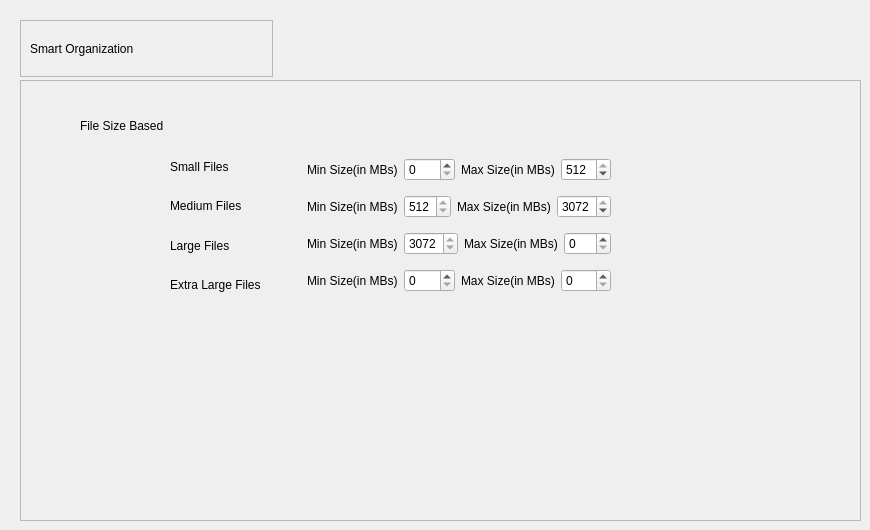
              <widget class="QWidget" name="tab_3">
               <attribute name="icon">
                <iconset resource="sidebarresource.qrc">
                 <normaloff>:/newPrefix/icons/smtorg.png</normaloff>:/newPrefix/icons/smtorg.png</iconset>
               </attribute>
               <attribute name="title">
                <string>Smart Organization</string>
               </attribute>
               <widget class="QFrame" name="frame_23">
                <property name="geometry">
                 <rect>
                  <x>20</x>
                  <y>20</y>
                  <width>253</width>
                  <height>57</height>
                 </rect>
                </property>
                <property name="frameShape">
                 <enum>QFrame::StyledPanel</enum>
                </property>
                <property name="frameShadow">
                 <enum>QFrame::Raised</enum>
                </property>
                <layout class="QGridLayout" name="gridLayout_30">
                 <item row="0" column="0">
                  <widget class="QLabel" name="label_43">
                   <property name="styleSheet">
                    <string notr="true">font: 16pt &quot;MS Shell Dlg 2&quot;;</string>
                   </property>
                   <property name="text">
                    <string>Smart Organization</string>
                   </property>
                  </widget>
                 </item>
                </layout>
               </widget>
               <widget class="QFrame" name="frame_24">
                <property name="geometry">
                 <rect>
                  <x>20</x>
                  <y>80</y>
                  <width>841</width>
                  <height>441</height>
                 </rect>
                </property>
                <property name="frameShape">
                 <enum>QFrame::StyledPanel</enum>
                </property>
                <property name="frameShadow">
                 <enum>QFrame::Raised</enum>
                </property>
                <widget class="QLabel" name="label_44">
                 <property name="geometry">
                  <rect>
                   <x>60</x>
                   <y>30</y>
                   <width>111</width>
                   <height>31</height>
                  </rect>
                 </property>
                 <property name="styleSheet">
                  <string notr="true">font: 10pt &quot;MS Shell Dlg 2&quot;;</string>
                 </property>
                 <property name="text">
                  <string>File Size Based</string>
                 </property>
                </widget>
                <widget class="QWidget" name="layoutWidget">
                 <property name="geometry">
                  <rect>
                   <x>150</x>
                   <y>70</y>
                   <width>441</width>
                   <height>151</height>
                  </rect>
                 </property>
                 <layout class="QHBoxLayout" name="horizontalLayout_37">
                  <item>
                   <layout class="QVBoxLayout" name="verticalLayout_34">
                    <item>
                     <widget class="QLabel" name="label_45">
                      <property name="styleSheet">
                       <string notr="true">font: 75 9pt &quot;MS Shell Dlg 2&quot;;</string>
                      </property>
                      <property name="text">
                       <string>Small Files</string>
                      </property>
                     </widget>
                    </item>
                    <item>
                     <widget class="QLabel" name="label_46">
                      <property name="styleSheet">
                       <string notr="true">font: 75 9pt &quot;MS Shell Dlg 2&quot;;</string>
                      </property>
                      <property name="text">
                       <string>Medium Files</string>
                      </property>
                     </widget>
                    </item>
                    <item>
                     <widget class="QLabel" name="label_47">
                      <property name="styleSheet">
                       <string notr="true">font: 75 9pt &quot;MS Shell Dlg 2&quot;;</string>
                      </property>
                      <property name="text">
                       <string>Large Files</string>
                      </property>
                     </widget>
                    </item>
                    <item>
                     <widget class="QLabel" name="label_48">
                      <property name="styleSheet">
                       <string notr="true">font: 75 9pt &quot;MS Shell Dlg 2&quot;;</string>
                      </property>
                      <property name="text">
                       <string>Extra Large Files</string>
                      </property>
                     </widget>
                    </item>
                   </layout>
                  </item>
                  <item>
                   <layout class="QVBoxLayout" name="verticalLayout_35">
                    <item>
                     <layout class="QHBoxLayout" name="horizontalLayout_33">
                      <item>
                       <widget class="QLabel" name="label_49">
                        <property name="text">
                         <string>Min Size(in MBs)</string>
                        </property>
                       </widget>
                      </item>
                      <item>
                       <widget class="QSpinBox" name="spinBox"/>
                      </item>
                      <item>
                       <widget class="QLabel" name="label_50">
                        <property name="text">
                         <string>Max Size(in MBs)</string>
                        </property>
                       </widget>
                      </item>
                      <item>
                       <widget class="QSpinBox" name="spinBox_2">
                        <property name="maximum">
                         <number>512</number>
                        </property>
                        <property name="value">
                         <number>512</number>
                        </property>
                        <property name="displayIntegerBase">
                         <number>10</number>
                        </property>
                       </widget>
                      </item>
                     </layout>
                    </item>
                    <item>
                     <layout class="QHBoxLayout" name="horizontalLayout_34">
                      <item>
                       <widget class="QLabel" name="label_51">
                        <property name="text">
                         <string>Min Size(in MBs)</string>
                        </property>
                       </widget>
                      </item>
                      <item>
                       <widget class="QSpinBox" name="spinBox_3">
                        <property name="minimum">
                         <number>512</number>
                        </property>
                       </widget>
                      </item>
                      <item>
                       <widget class="QLabel" name="label_52">
                        <property name="text">
                         <string>Max Size(in MBs)</string>
                        </property>
                       </widget>
                      </item>
                      <item>
                       <widget class="QSpinBox" name="spinBox_4">
                        <property name="maximum">
                         <number>3072</number>
                        </property>
                        <property name="value">
                         <number>3072</number>
                        </property>
                       </widget>
                      </item>
                     </layout>
                    </item>
                    <item>
                     <layout class="QHBoxLayout" name="horizontalLayout_35">
                      <item>
                       <widget class="QLabel" name="label_53">
                        <property name="text">
                         <string>Min Size(in MBs)</string>
                        </property>
                       </widget>
                      </item>
                      <item>
                       <widget class="QSpinBox" name="spinBox_5">
                        <property name="minimum">
                         <number>3072</number>
                        </property>
                       </widget>
                      </item>
                      <item>
                       <widget class="QLabel" name="label_54">
                        <property name="text">
                         <string>Max Size(in MBs)</string>
                        </property>
                       </widget>
                      </item>
                      <item>
                       <widget class="QSpinBox" name="spinBox_6"/>
                      </item>
                     </layout>
                    </item>
                    <item>
                     <layout class="QHBoxLayout" name="horizontalLayout_36">
                      <item>
                       <widget class="QLabel" name="label_55">
                        <property name="text">
                         <string>Min Size(in MBs)</string>
                        </property>
                       </widget>
                      </item>
                      <item>
                       <widget class="QSpinBox" name="spinBox_7"/>
                      </item>
                      <item>
                       <widget class="QLabel" name="label_56">
                        <property name="text">
                         <string>Max Size(in MBs)</string>
                        </property>
                       </widget>
                      </item>
                      <item>
                       <widget class="QSpinBox" name="spinBox_8"/>
                      </item>
                     </layout>
                    </item>
                   </layout>
                  </item>
                 </layout>
                </widget>
               </widget>
              </widget>
